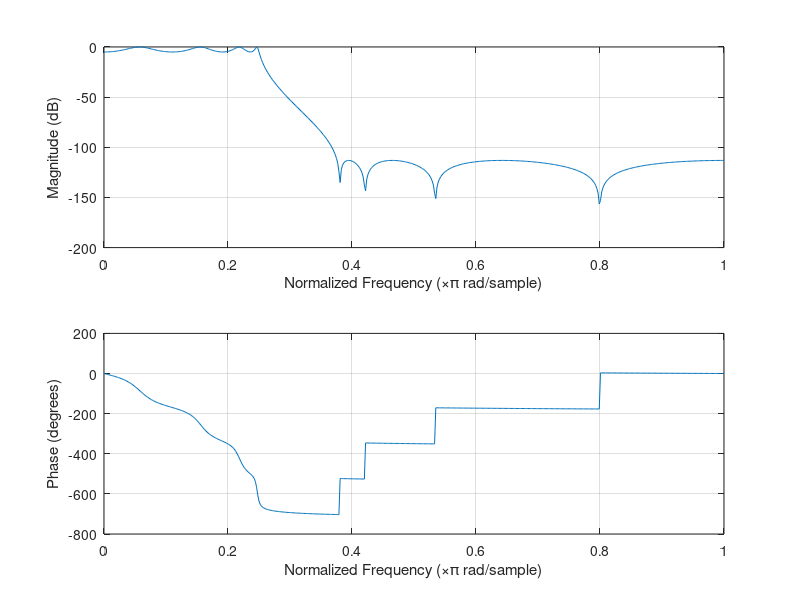

MATLAB code to generate this figure:
clear; 
N=8; 
Wc=0.25; 
Rp = 5;
Rs = 5;

%[b, a] = butter(N,Wc); 
%[b, a] = besself(N,Wc); 
[b, a] = ellip (N, Rp, Rs, Wc);

freqz(b,a);

[sos, g] = tf2sos(b,a);

%zplane(b, a);
%sec = 4; zplane(sos(sec,1:3), sos(sec,4:6)); 
